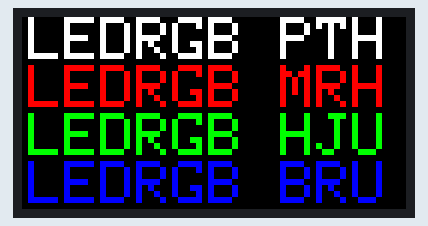
A sketch run on a simulated ESP32. Shown: 64×32 colour display.

Above: at 0.1 s.

The sketch:

P4P5RGB-ESP32-HUB75DMA.ino
```cpp
// Contoh penggunakaan PCB LED RGB elektronmart.com menggunakan library ESP32 HUB75 LED Matrix Panel DMA Faptastic
//
// PRODUK :
// - Tokopedia.com  : https://tk.tokopedia.com/ZSkBFhwgS/
// - Shopee.co.id   : https://shopee.co.id/elektronmart/4635178639
//
// ENVIRONMENT :
// - Sistem Operasi Ubuntu 24.04.2 LTS
// - Arduino IDE 2.3.6
// - ESP32 Core 3.2.0 - espresif
// - ESP32 HUB75 LED Matrix Panel DMA Display 3.0.11 - Faptastic
//

#include <ESP32-HUB75-MatrixPanel-I2S-DMA.h>

// DEFINISI PIN PCB LED RGB NodeMCU32 / EPS32 elektronmart.com Board V1.1, V2.1

#define EM_R1_PIN 2
#define EM_R2_PIN 16
#define EM_G1_PIN 15
#define EM_G2_PIN 27
#define EM_B1_PIN 4
#define EM_B2_PIN 17

#define EM_A_PIN 5
#define EM_B_PIN 18
#define EM_C_PIN 19
#define EM_D_PIN 21
#define EM_E_PIN 12

#define EM_OE_PIN 25
#define EM_CLK_PIN 22
#define EM_LAT_PIN 26

HUB75_I2S_CFG::i2s_pins _pins_x1 = {EM_R1_PIN, EM_G1_PIN, EM_B1_PIN, EM_R2_PIN, EM_G2_PIN, EM_B2_PIN, EM_A_PIN, EM_B_PIN, EM_C_PIN, EM_D_PIN, EM_E_PIN, EM_LAT_PIN, EM_OE_PIN, EM_CLK_PIN};

#define PANEL_RES_X 64  // Number of pixels wide of each INDIVIDUAL panel module.
#define PANEL_RES_Y 32  // Number of pixels tall of each INDIVIDUAL panel module.
#define PANEL_CHAIN 1   // Total number of panels chained one to another

MatrixPanel_I2S_DMA *Disp = nullptr;


void setup() {

  HUB75_I2S_CFG mxconfig(
    PANEL_RES_X,   // module width
    PANEL_RES_Y,   // module height
    PANEL_CHAIN,    // Chain length
    _pins_x1       // pin mapping for port X1
  );

  Disp = new MatrixPanel_I2S_DMA(mxconfig);

  Disp->begin();

  Disp->setTextColor(Disp->color565(255, 255, 255));

  Disp->setBrightness8(20);    // range is 0-255, 0 - 0%, 255 - 100%
  Disp->setTextWrap(false);

}


void loop() {

  // Putih
  Disp->setTextColor(Disp->color565(255, 255, 255));
  Disp->setCursor(1, 0);
  Disp->print("LEDRGB PTH");
  // Merah
  Disp->setTextColor(Disp->color565(255, 0, 0));
  Disp->setCursor(1, 8);
  Disp->print("LEDRGB MRH");
  // Hijau
  Disp->setTextColor(Disp->color565(0, 255, 0));
  Disp->setCursor(1, 16);
  Disp->print("LEDRGB HJU");
  // Biru
  Disp->setTextColor(Disp->color565(0, 0, 255));
  Disp->setCursor(1, 24);
  Disp->print("LEDRGB BRU");

}
```
